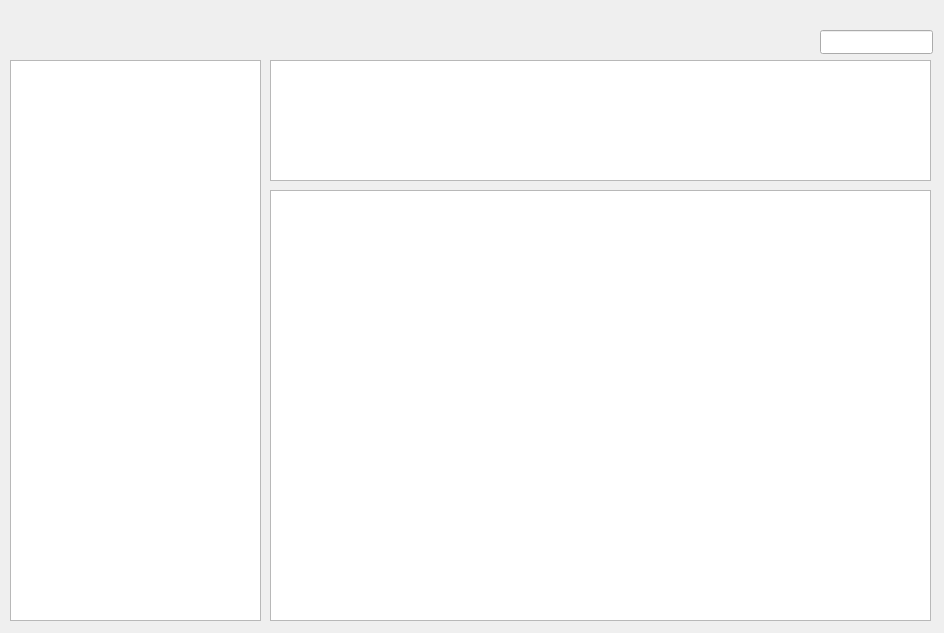
<?xml version="1.0" encoding="UTF-8"?>
<ui version="4.0">
 <class>manager</class>
 <widget class="QDialog" name="manager">
  <property name="geometry">
   <rect>
    <x>0</x>
    <y>0</y>
    <width>944</width>
    <height>633</height>
   </rect>
  </property>
  <property name="windowTitle">
   <string>Dialog</string>
  </property>
  <widget class="QLineEdit" name="lineEdit">
   <property name="geometry">
    <rect>
     <x>820</x>
     <y>30</y>
     <width>113</width>
     <height>24</height>
    </rect>
   </property>
  </widget>
  <widget class="QTreeView" name="treeView">
   <property name="geometry">
    <rect>
     <x>10</x>
     <y>60</y>
     <width>251</width>
     <height>561</height>
    </rect>
   </property>
  </widget>
  <widget class="QListView" name="listView">
   <property name="enabled">
    <bool>true</bool>
   </property>
   <property name="geometry">
    <rect>
     <x>270</x>
     <y>60</y>
     <width>661</width>
     <height>121</height>
    </rect>
   </property>
  </widget>
  <widget class="QGraphicsView" name="graphicsView">
   <property name="geometry">
    <rect>
     <x>270</x>
     <y>190</y>
     <width>661</width>
     <height>431</height>
    </rect>
   </property>
  </widget>
 </widget>
 <resources/>
 <connections/>
</ui>
